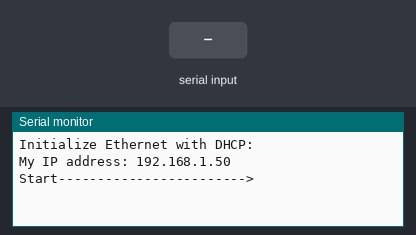
Bench run of a sketch on a simulated Arduino Uno, built with avr-gcc and run on an emulated ATmega328P. Shown: the last lines printed to the serial monitor. Inputs (shaded band) come from the test bench. WiFi joins after 1.5 s; servers stay silent unless stated; uploads are accepted with an empty reply.

Above: at 2.7 s.
2.8 s: "_start_" received over Serial
At 5.0 s:
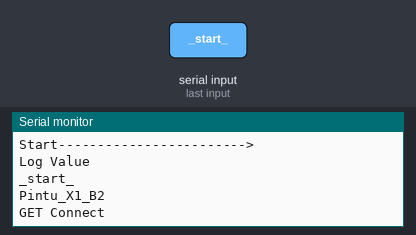
5.3 s: "S" received over Serial
At 5.8 s:
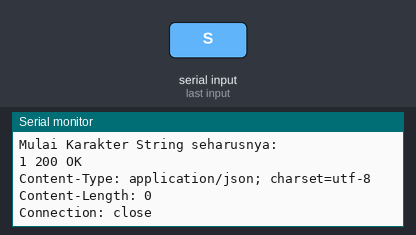
7.8 s: "1" received over Serial
At 8.96 s:
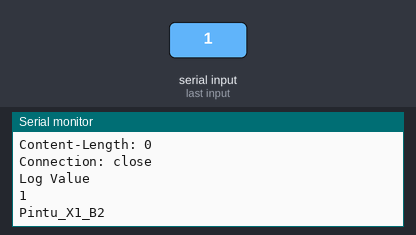

The sketch:

Ether_Bug.ino
```cpp
#include <SPI.h>
#include <Ethernet.h>

#include <Arduino.h>
#include <ArduinoJson.h>
char server[]="192.168.137.1"; //Domain atau Address WEBSERVER
String host="Host: 192.168.137.1"; //Domain atau Address WEBSERVER
EthernetClient client;
//------------------------------------
byte mac[] = {
  0x00, 0xAA, 0xBB, 0xCC, 0xDE, 0x02
};

String Seri_Alat ="Pintu_X1_B2";

 char* dataRX="";
void GetFromDb(String valueGet){

     valueGet.trim();
     Cetak("S","Log Value");
     Cetak("S",valueGet);
     Cetak("S",Seri_Alat);

    if (client.connect(server, 80)) {
        Cetak("S","GET Connect");
        client.println("GET /banknagari/tambah.php?data="+valueGet+"&asal="+Seri_Alat+" HTTP/1.1");
        client.println(host);
        client.println("Connection: close");
        client.println();
         delay(100);
                String data= client.readString();
                                int indexBatasAwal=data.indexOf("_start_");
                Serial.println("Mulai Karakter String seharusnya: ");
                               String returnFromServer=data.substring(indexBatasAwal+8);
                Serial.println(returnFromServer);
                                return returnFromServer;

    }else{
     Cetak("S","Connections Filed ..!!");
     delay(1000);
    }
    client.stop();
    }


 void Cetak(String Display,String Value){
  if(Display == "S"){
  Serial.println(Value);
    }else{
      //print with Other Display
      }
  }

void setup() {

  Serial.begin(9600);
  while (!Serial) {
  }

  Serial.println("Initialize Ethernet with DHCP:");
  if (Ethernet.begin(mac) == 0) {
    Serial.println("Failed to configure Ethernet using DHCP");
    if (Ethernet.hardwareStatus() == EthernetNoHardware) {
      Serial.println("Ethernet shield was not found.  Sorry, can't run without hardware. :(");
    } else if (Ethernet.linkStatus() == LinkOFF) {
      Serial.println("Ethernet cable is not connected.");
    }
    while (true) {
      delay(1);
    }
  }
  Serial.print("My IP address: ");
  Serial.println(Ethernet.localIP());

    Serial.println("Start------------------------>");
}

void loop() {
//    DynamicJsonDocument JsonVariabel(1024);
//    deserializeJson(JsonVariabel, Serial);
//    JsonObject obj = JsonVariabel.as<JsonObject>();
//    Serial.print(obj);
//      StaticJsonDocument<1000> doc;
//      DeserializationError error = deserializeJson(doc, Serial);
//      dataRX=doc["data"];
//      if (error) return;
//      Serial.println("--Dapet--");
String a="";
 while(Serial.available()){
 a=Serial.readString();
   GetFromDb(a);
  }


}
```

Measured:
- after the input at 2.8 s, the serial monitor: prints a new line after 1.0 s (image 1)
- after the input at 7.8 s, the serial monitor: prints a new line after 1.0 s (image 3)
